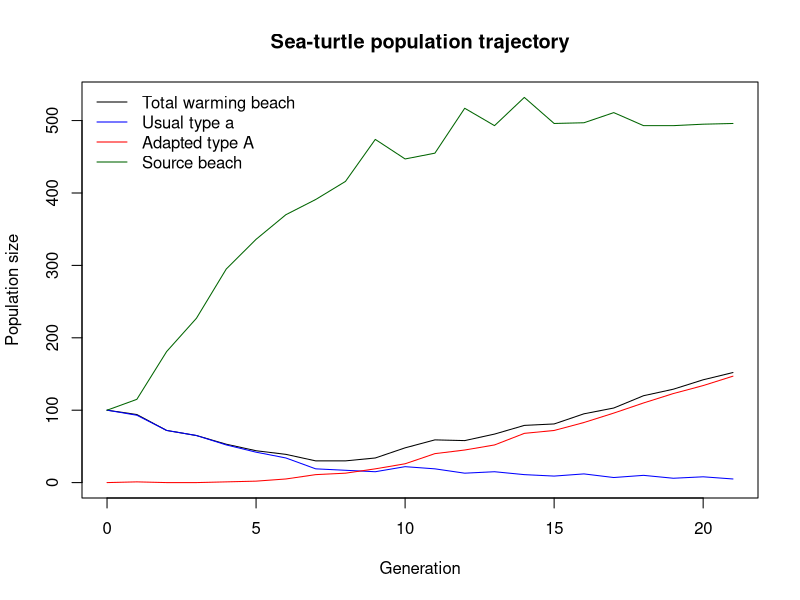

The R source for this figure:
## ---- chunk 1

# ==== FUNCTION 1: SIMULATE ONE GENERATION

# Two turtle types are represented:
# a = the usual (wild-type) population
# A = the adapted population

# The model includes:
# 1. Population growth affected by warming
# 2. A relative growth advantage or disadvantage for type A
# 3. Mutation from type a to type A
# 4. Immigration of adapted individuals from a source beach

simulate_one_gen <- function(N_a, N_A, decay_rate, sel_coeff, mut_rate, mig_rate = 0, Cb_source_a = 0 ) {

# ====STEP 1: Generate offspring for each turtle type

# Generate the number of offspring from type a.
# The expected number is reduced by the warming effect
# represented by decay_rate. 

  

# Draw offspring according to Poisson distributions
  # rpois(1, lambda) draws one random value from a Poisson
  # distribution with expected value lambda.
  offsp_a <- rpois(1, N_a * (1-decay_rate))
  offsp_A <- rpois(1, N_A * (1-decay_rate+sel_coeff))
# sel_coeff represents the relative growth advantage
# or disadvantage of the adapted type.
# A positive sel_coeff increases its expected growth,
# while a negative value decreases its expected growth.

# ====STEP 2: Simulate mutation from type a to type A
  
# Estimate the number of type-a offspring that mutate   
# Number of type-a offspring * mutation rate.
  
  mut_a_to_A <- rpois(1, offsp_a * mut_rate)

# ====STEP 3: Simulate immigration from the source beach  
# Generate the number of adapted individuals arriving from the cooler source beach.
# source population size and the migration rate.
  
  mig_A <- rpois(1, Cb_source_a * mig_rate)

# ====STEP 4: Calculate population sizes in the next generation
# Subtract individuals that mutated from type a.
# max(..., 0) prevents the population from becoming negative.
  
  N_a_new <- max(offsp_a - mut_a_to_A, 0)

# Add together:
# Offspring already belonging to type A
# New mutants from type a
# Immigrants from the source beach
  
  N_A_new <- offsp_A + mut_a_to_A + mig_A
  
# Calculate total local population
N_total <- N_a_new + N_A_new

# Calculate frequencies
freq_a <- if (N_total > 0) {
  N_a_new / N_total
} else {
  NA
}

freq_A <- if (N_total > 0) {
  N_A_new / N_total
} else {
  NA
}

# Return wild-type and adapted population sizes 
# ====STEP 5: Return the results
# Return the population sizes in this order:
# First value  = type a
# Second value = type A
return(c(
  N_a = N_a_new,
  N_A = N_A_new,
  N_total = N_total,
  freq_a = freq_a,
  freq_A = freq_A
))
}

# Test the function with mutation only (migration defaults to zero)
# Example: simulate one generation with mutation but no migration.

print(simulate_one_gen(100, 100, 0.1, 0.2, 0.01))
## ---- chunk 2
simulate_pop <- function(N_init_a, N_init_A, decay_rate, sel_coeff,
                         mut_rate, t_max, mig_rate = 0,
                         N_source_A = 0, mig_cost = 0.2,
                         growth_ref = 0.5, K = 500) {

  # Store initial populations
  pop_new <- c(N_init_a, N_init_A)
  source_new <- N_source_A

  pop_vector <- matrix(c(pop_new, source_new), nrow = 1)

  for (i in 1:t_max) {

    # NEW: Reproduction on the source beach with carrying capacity K
    source_growth <- (1 + growth_ref) /
      (1 + growth_ref * source_new / K)

    offsp_source <- rpois(1, source_new * source_growth)

    # NEW: Migration and migration mortality
    mig_attempts <- rbinom(1, offsp_source, mig_rate)

    mig_survived <- rbinom(
      1, mig_attempts, 1 - mig_cost
    )

    # Update source population after migration
    source_new <- offsp_source - mig_attempts

    # Original function: simulate the warming beach
    # Migration is set to zero here because we add surviving
    # migrants separately below.
  gen_result <- simulate_one_gen(
  pop_new[1], pop_new[2], decay_rate,
  sel_coeff, mut_rate, mig_rate = 0,
  Cb_source_a = 0
)

# Keep only the two population counts
pop_new <- c(
  unname(gen_result["N_a"]),
  unname(gen_result["N_A"])
)
    # NEW: Add surviving immigrants to adapted type A
    pop_new[2] <- pop_new[2] + mig_survived

    # Save all populations
    pop_vector <- rbind(pop_vector, c(pop_new, source_new))

    # Stop if the warming population recovers or the whole system
    # becomes extinct
    if (sum(pop_new) >= 1.5 * (N_init_a + N_init_A) ||
        sum(c(pop_new, source_new)) == 0) break
  }

  rownames(pop_vector) <- 0:(nrow(pop_vector) - 1)
  colnames(pop_vector) <- c("a", "A", "source_A")

  return(pop_vector)
}


# Set parameters
max_gen <- 1000
init_a <- 100
init_A <- 0
decay_rate <- 0.1
sel_coeff <- 0.2
mut_rate <- 0.001
N_source_A <- 100

# NEW: Parameters for carrying capacity and migration mortality
K <- 500
growth_ref <- 0.5
mig_cost <- 0.2

# Run simulation
output <- simulate_pop(
  init_a, init_A, decay_rate, sel_coeff,
  mut_rate, max_gen,
  mig_rate = 0.005,
  N_source_A = N_source_A,
  mig_cost = mig_cost,
  growth_ref = growth_ref,
  K = K
)

print(tail(output))

# Plot population trajectories
x_range <- 0:(nrow(output) - 1)

home_total <- output[, "a"] + output[, "A"]

plot(x_range, home_total, type = "l",
     ylim = c(0, max(output)),
     xlab = "Generation",
     ylab = "Population size",
     main = "Sea-turtle population trajectory")

lines(x_range, output[, "a"], col = "blue")
lines(x_range, output[, "A"], col = "red")
lines(x_range, output[, "source_A"], col = "darkgreen")

legend("topleft",
       legend = c("Total warming beach", "Usual type a",
                  "Adapted type A", "Source beach"),
       col = c("black", "blue", "red", "darkgreen"),
       lty = 1, bty = "n")
